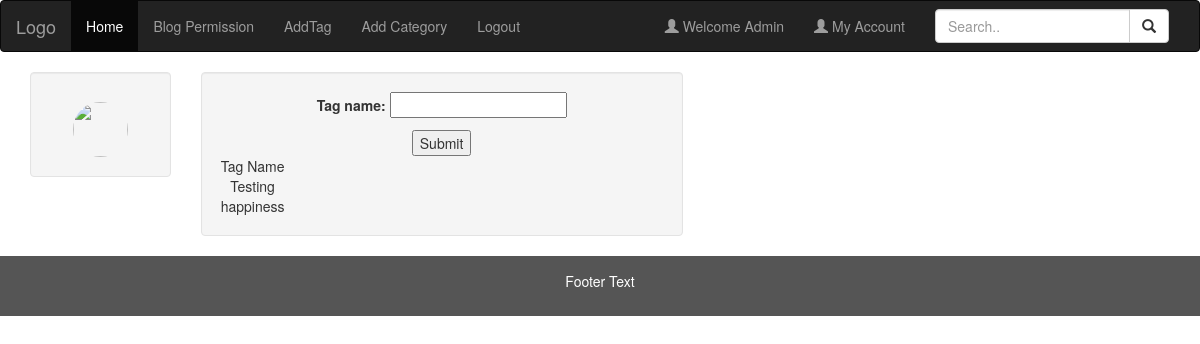
Page /adminApp/tag/ on the earlier database version.
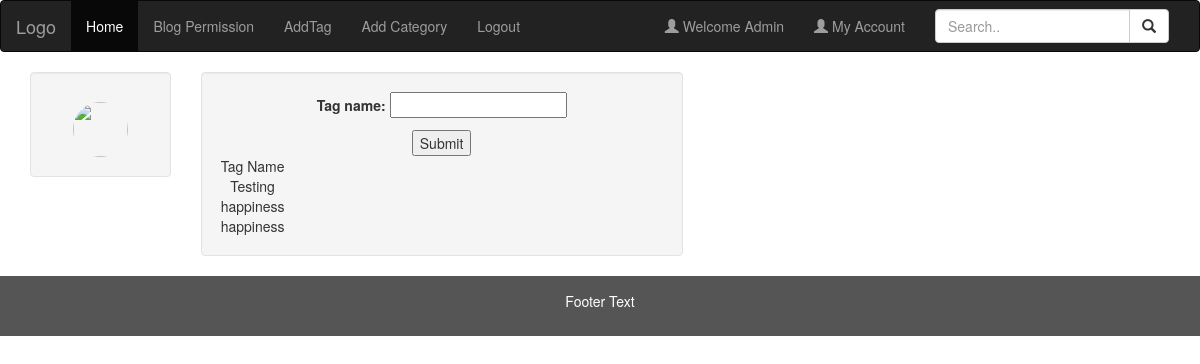
Same page on the later database version.
### blogmanageApp/models.py (models this page shows, shortened)
class Tag(models.Model):
    tag_name = models.CharField(max_length= 200)

### adminApp/views.py (the view)
# urls.py: path('tag/',views.tag_view, name = 'tag'),
def tag_view(request):
    tagform = TagForm(request.POST or None)
    tag_details = Tag.objects.all()
    if request.method == 'POST':
        tagform = TagForm(request.POST)
        if tagform.is_valid():
            tagform.save()
            return redirect(tag_view)
    return render(request,'adminApp/add_tag.html', {'tagform' : tagform, 'tag_details': tag_details})

### adminApp/forms.py
class TagForm(forms.ModelForm):
    class Meta:
        model = Tag
        fields = ('tag_name',)

### adminApp/templates/adminApp/add_tag.html (shortened to what this page needs)
{% extends 'adminApp/base.html' %}
{% block headcontent %}
<link rel="stylesheet" href="https://maxcdn.bootstrapcdn.com/bootstrap/3.4.1/css/bootstrap.min.css">
{% endblock %}
{% block content %}
<div class="container text-center" id = "userdetail{{ user.id }}">
    <div class="row">
      <div class="col-sm-7">
        <div class="row">
<div class="col-sm-3" >
    <div class="well">
     <img src  = "../media/{{ user.profile.avatar}}" class="img-circle" height="55" width="55" >
    </div>
  </div>
  <div class="col-sm-9">
    <div class="well">
        <form method="POST">
          {{ tagform.as_p}}
          <input type="submit" name="submit" value="Submit" />
        </form>
        <table>
            <tr>
                <td>Tag Name</td>
            </tr>
            {% for tag in tag_details %}
            <tr>
                <td>{{ tag.tag_name }}</td>
            </tr>
            {% endfor %}
        </table>
    </div>
  </div>
</div>
</div>
</div>
</div>
{% endblock %}

Differences in the rows shown:
added Tag: tag_name "happiness"
